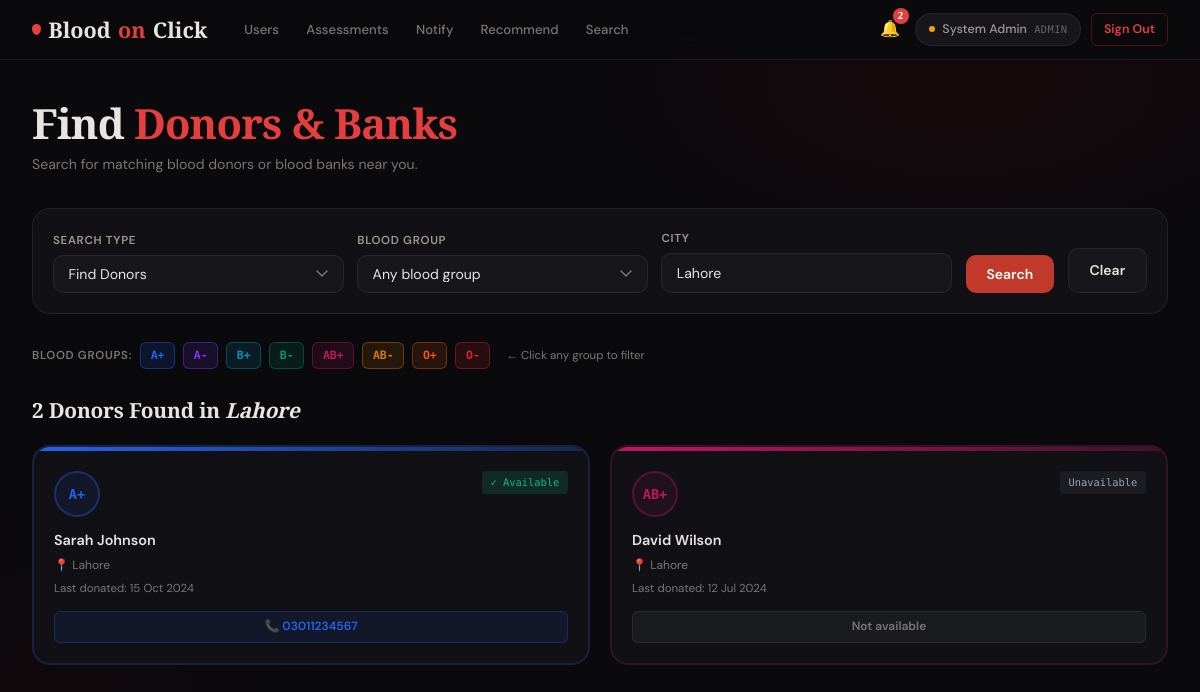
Screenshot of /seeker/search.php?city=Lahore (signed in) with the database file from the repository.
### tables this page shows
CREATE TABLE IF NOT EXISTS users (
    id            INT AUTO_INCREMENT PRIMARY KEY,
    full_name     VARCHAR(150)     NOT NULL,
    age           INT,
    gender        ENUM('Male','Female','Other'),
    blood_group   ENUM('A+','A-','B+','B-','AB+','AB-','O+','O-'),
    contact       VARCHAR(20),
    email         VARCHAR(200)     NOT NULL UNIQUE,
    password      VARCHAR(255)     NOT NULL,
    city          VARCHAR(100),
    latitude      DECIMAL(10,7)    DEFAULT NULL,
    longitude     DECIMAL(10,7)    DEFAULT NULL,
    last_donation_date DATE        DEFAULT NULL,
    role          ENUM('admin','donor','blood_bank','seeker') DEFAULT 'donor',
    is_available  TINYINT(1)       DEFAULT 1,
    profile_photo VARCHAR(255)     DEFAULT NULL,
    created_at    TIMESTAMP        DEFAULT CURRENT_TIMESTAMP,
    updated_at    TIMESTAMP        DEFAULT CURRENT_TIMESTAMP ON UPDATE CURRENT_TIMESTAMP
);

### config/auth.php (called while the page is built, shortened)
<?php
function bloodGroupColor(string $bg): string {
    $map = [
        'O-'  => '#dc2626', 'O+'  => '#ea580c',
        'A-'  => '#7c3aed', 'A+'  => '#2563eb',
        'B-'  => '#059669', 'B+'  => '#0891b2',
        'AB-' => '#d97706', 'AB+' => '#be185d',
    ];
    return $map[$bg] ?? '#6b7280';
}

### seeker/search.php (the view, shortened to what this page needs)
<?php
require_once '../config/layout.php';
require_once '../config/auth.php';
$db = getDB();
$searched = false;
$donors = $banks = [];
$bg   = $_GET['blood_group'] ?? '';
$city = trim($_GET['city'] ?? '');
$type = $_GET['type'] ?? 'donors';
if ($bg || $city) {
    $searched = true;
    if ($type === 'donors') {
        $sql = "SELECT u.id,u.full_name,u.blood_group,u.city,u.contact,u.last_donation_date,u.is_available FROM users u WHERE u.role='donor'";
        $params = [];
        if ($city) { $sql.=" AND u.city LIKE ?"; $params[]="%$city%"; }
        $sql .= " ORDER BY u.is_available DESC, u.last_donation_date ASC";
        $stmt = $db->prepare($sql); $stmt->execute($params);
        $donors = $stmt->fetchAll();
    }
}
renderHead('Find Donors & Banks'); ?>
<div class="page animate-in">
  <h1 class="page-title">Find <span>Donors & Banks</span></h1>
  <p class="page-subtitle">Search for matching blood donors or blood banks near you.</p>
  <form method="GET">
    <div class="search-bar">
      <div class="form-group" style="min-width:130px;">
        <label>Search Type</label>
        <select name="type" onchange="this.form.submit()">
          <option value="donors" <?= $type==='donors'?'selected':'' ?>>Find Donors</option>
        </select>
      </div>
      <div class="form-group">
        <label>Blood Group</label>
        <select name="blood_group">
          <option value="">Any blood group</option>
        </select>
      </div>
      <div class="form-group">
        <label>City</label>
        <input type="text" name="city" placeholder="e.g. Lahore" value="<?= htmlspecialchars($city) ?>">
      </div>
      <button type="submit" class="btn btn-primary" style="align-self:flex-end;">Search</button>
      <?php if($searched): ?><a href="/seeker/search.php" class="btn btn-secondary" style="align-self:flex-end;">Clear</a><?php endif; ?>
    </div>
  </form>
  <div style="display:flex;gap:.5rem;flex-wrap:wrap;margin-bottom:1.5rem;align-items:center;">
    <span style="font-size:.72rem;color:var(--text-muted);font-weight:600;text-transform:uppercase;letter-spacing:.06em;">Blood Groups:</span>
    <?php foreach(['A+','A-','B+','B-','AB+','AB-','O+','O-'] as $b):
      $c = bloodGroupColor($b); ?>
    <span onclick="document.querySelector('[name=blood_group]').value='<?= $b ?>';document.querySelector('form').submit();"
          style="font-family:var(--font-mono);font-size:.72rem;font-weight:600;padding:.2rem .6rem;border-radius:6px;background:<?= $c ?>22;border:1.5px solid <?= $c ?>66;color:<?= $c ?>;cursor:pointer;transition:all .2s;"
          onmouseover="this.style.background='<?= $c ?>44'" onmouseout="this.style.background='<?= $c ?>22'">
      <?= $b ?>
    </span>
    <?php endforeach; ?>
    <span style="font-size:.72rem;color:var(--text-muted);margin-left:.5rem;">← Click any group to filter</span>
  </div>
  <?php if($searched && $type==='donors'): ?>
    <div class="section-header">
      <h2 class="section-title"><?= count($donors) ?> Donor<?= count($donors)!==1?'s':'' ?> Found <?= $bg?bloodGroupBadge($bg):'' ?> <?= $city?"in <em>".htmlspecialchars($city)."</em>":'' ?></h2>
    </div>
    <?php if(empty($donors)): ?>
      <div class="empty-state"><div class="icon">🔍</div><p>No donors found. Try a broader search.</p></div>
    <?php else: ?>
    <div class="grid-auto">
      <?php foreach($donors as $i=>$d):
        $color = bloodGroupColor($d['blood_group']);
        $canDonate = !$d['last_donation_date'] || date('Y-m-d',strtotime($d['last_donation_date'].' +90 days')) <= date('Y-m-d');
        $ready = $d['is_available'] && $canDonate;
      ?>
      <div style="background:var(--bg-card);border:2px solid <?= $color ?>33;border-radius:var(--radius-lg);overflow:hidden;transition:all .25s;animation:fadeUp .35s <?= $i*.05 ?>s ease both;"
           onmouseover="this.style.borderColor='<?= $color ?>'" onmouseout="this.style.borderColor='<?= $color ?>33'">
        <div style="height:4px;background:linear-gradient(90deg,<?= $color ?>,<?= $color ?>44);"></div>
        <div style="padding:1.25rem;">
          <div style="display:flex;justify-content:space-between;margin-bottom:.75rem;">
            <div style="width:46px;height:46px;border-radius:50%;background:<?= $color ?>18;border:2px solid <?= $color ?>55;display:flex;align-items:center;justify-content:center;font-family:var(--font-mono);font-size:.85rem;font-weight:700;color:<?= $color ?>;">
              <?= $d['blood_group'] ?>
            </div>
            <span style="font-size:.65rem;padding:.18rem .55rem;border-radius:4px;font-family:var(--font-mono);background:<?= $ready?'rgba(16,185,129,.15)':'rgba(107,114,128,.12)' ?>;color:<?= $ready?'#10b981':'#9ca3af' ?>;align-self:flex-start;">
              <?= $ready?'✓ Available':'Unavailable' ?>
            </span>
          </div>
          <div style="font-weight:600;font-size:.9rem;margin-bottom:.2rem;"><?= htmlspecialchars($d['full_name']) ?></div>
          <div style="font-size:.75rem;color:var(--text-muted);">📍 <?= htmlspecialchars($d['city']) ?></div>
          <div style="font-size:.72rem;color:var(--text-muted);margin-top:.2rem;">
            Last donated: <?= $d['last_donation_date'] ? date('d M Y',strtotime($d['last_donation_date'])) : 'Never' ?>
          </div>
          <?php if($ready): ?>
          <a href="tel:<?= $d['contact'] ?>" class="btn btn-success btn-sm" style="margin-top:.85rem;width:100%;background:<?= $color ?>18;color:<?= $color ?>;border-color:<?= $color ?>44;">
            📞 <?= htmlspecialchars($d['contact']) ?>
          </a>
          <?php else: ?>
          <div class="btn btn-sm" style="margin-top:.85rem;width:100%;background:rgba(107,114,128,.1);color:var(--text-muted);border:1px solid var(--border);cursor:default;">
            Not available
          </div>
          <?php endif; ?>
        </div>
      </div>
      <?php endforeach; ?>
    </div>
    <?php endif; ?>
  <?php endif; ?>
</div>
</body></html>

### assets/style.css (style rules this page uses)
:root { --bg: #0a0a0d; --bg-card: #111115; --bg-panel: #16161b; --bg-hover: #1c1c22; --border: rgba(255,255,255,0.07); --border-red: rgba(185,28,28,0.4); --red: #c0392b; --red-bright: #e53e3e; --red-glow: rgba(192,57,43,0.22); --red-pale: rgba(192,57,43,0.08); --text: #e8e4df; --text-muted: #7a7570; --text-label: #a09890; --bg-Opos: #ea580c; --bg-Oneg: #dc2626; --bg-Apos: #2563eb; --bg-Aneg: #7c3aed; --bg-Bpos: #0891b2; --bg-Bneg: #059669; --bg-ABpos: #be185d; --bg-ABneg: #d97706; --urgent-critical: #dc2626; --urgent-urgent: #ea580c; --urgent-normal: #16a34a; --font-display: 'Cormorant Garamond', Georgia, serif; --font-body: 'DM Sans', sans-serif; --font-mono: 'DM Mono', monospace; --radius: 10px; --radius-lg: 18px; --t: 0.22s cubic-bezier(0.4,0,0.2,1); }
*,*::before,*::after { box-sizing:border-box; margin:0; padding:0; }
html { font-size:16px; scroll-behavior:smooth; }
body { background:var(--bg); color:var(--text); font-family:var(--font-body); font-weight:400; line-height:1.65; min-height:100vh; overflow-x:hidden; }
body::before { content:''; position:fixed; inset:0; pointer-events:none; z-index:0; background: radial-gradient(ellipse 55% 40% at 80% 10%, rgba(139,0,0,0.1) 0%, transparent 60%), radial-gradient(ellipse 35% 45% at 5% 85%, rgba(100,0,0,0.07) 0%, transparent 60%); }
a { color:var(--red-bright); text-decoration:none; transition:color var(--t); }
.nav-links a { color:var(--text-muted); font-size:.82rem; font-weight:500; padding:.35rem .8rem; border-radius:6px; transition:all var(--t); }
.page { position:relative; z-index:1; max-width:1300px; margin:0 auto; padding:2.5rem 2rem 4rem; }
.page-title { font-family:var(--font-display); font-size:clamp(1.8rem,3.5vw,2.6rem); font-weight:700; line-height:1.15; letter-spacing:-0.02em; margin-bottom:.3rem; }
.page-title span { color:var(--red-bright); }
.page-subtitle { color:var(--text-muted); font-size:.88rem; margin-bottom:2rem; }
.section-header { display:flex; justify-content:space-between; align-items:center; margin-bottom:1.1rem; flex-wrap:wrap; gap:.75rem; }
.section-title { font-family:var(--font-display); font-size:1.3rem; font-weight:600; letter-spacing:-.01em; }
.grid-auto { display:grid; grid-template-columns:repeat(auto-fit,minmax(200px,1fr)); gap:1.25rem; }
.form-group { display:flex; flex-direction:column; gap:.35rem; }
.form-group label { font-size:.72rem; font-weight:600; text-transform:uppercase; letter-spacing:.06em; color:var(--text-label); }
.form-group input, .form-group select, .form-group textarea { background:var(--bg-panel); border:1px solid var(--border); border-radius:var(--radius); color:var(--text); font-family:var(--font-body); font-size:.88rem; padding:.6rem .9rem; outline:none; width:100%; transition:border-color var(--t), box-shadow var(--t); }
.form-group select { background-repeat:no-repeat; background-position:right .9rem center; padding-right:2.5rem; appearance:none; }
.form-group input::placeholder { color:var(--text-muted); }
.btn { display:inline-flex; align-items:center; justify-content:center; gap:.4rem; font-family:var(--font-body); font-weight:600; border-radius:var(--radius); border:none; cursor:pointer; transition:all var(--t); text-decoration:none; white-space:nowrap; font-size:.875rem; padding:.6rem 1.3rem; }
.btn-primary { background:var(--red); color:#fff; }
.btn-secondary { background:var(--bg-panel); color:var(--text); border:1px solid var(--border); }
.btn-success { background:rgba(16,185,129,.12); color:#34d399; border:1px solid rgba(16,185,129,.3); }
.btn-sm { font-size:.75rem; padding:.3rem .65rem; border-radius:6px; }
.search-bar { display:flex; gap:.85rem; align-items:flex-end; flex-wrap:wrap; background:var(--bg-card); border:1px solid var(--border); border-radius:var(--radius-lg); padding:1.25rem; margin-bottom:1.75rem; }
.search-bar .form-group { flex:1; min-width:150px; }
.animate-in { animation:fadeUp .35s ease both; }

### rows the page displays
users: blood_group "A+", is_available "✓ Available", full_name "Sarah Johnson", city "Lahore", last_donation_date "15 Oct 2024", contact "03011234567"
users: blood_group "AB+", is_available "Unavailable", full_name "David Wilson", city "Lahore", last_donation_date "12 Jul 2024"

### other values shown
$unread "2"
$name "System Admin"
$roleLabel "ADMIN"
$b "A+"
$b "A-"
$b "B+"
$b "B-"
$b "AB+"
$b "AB-"
$b "O+"
$b "O-"
count($donors) "2"
$city "Lahore"
